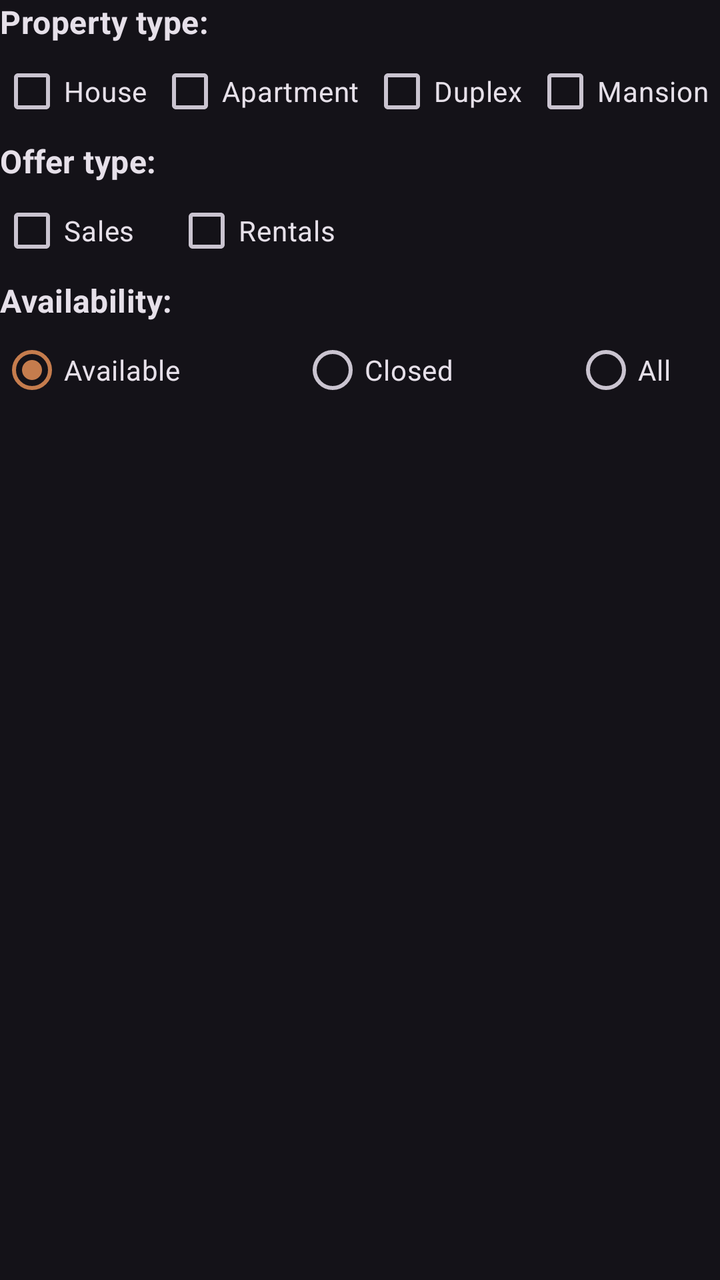
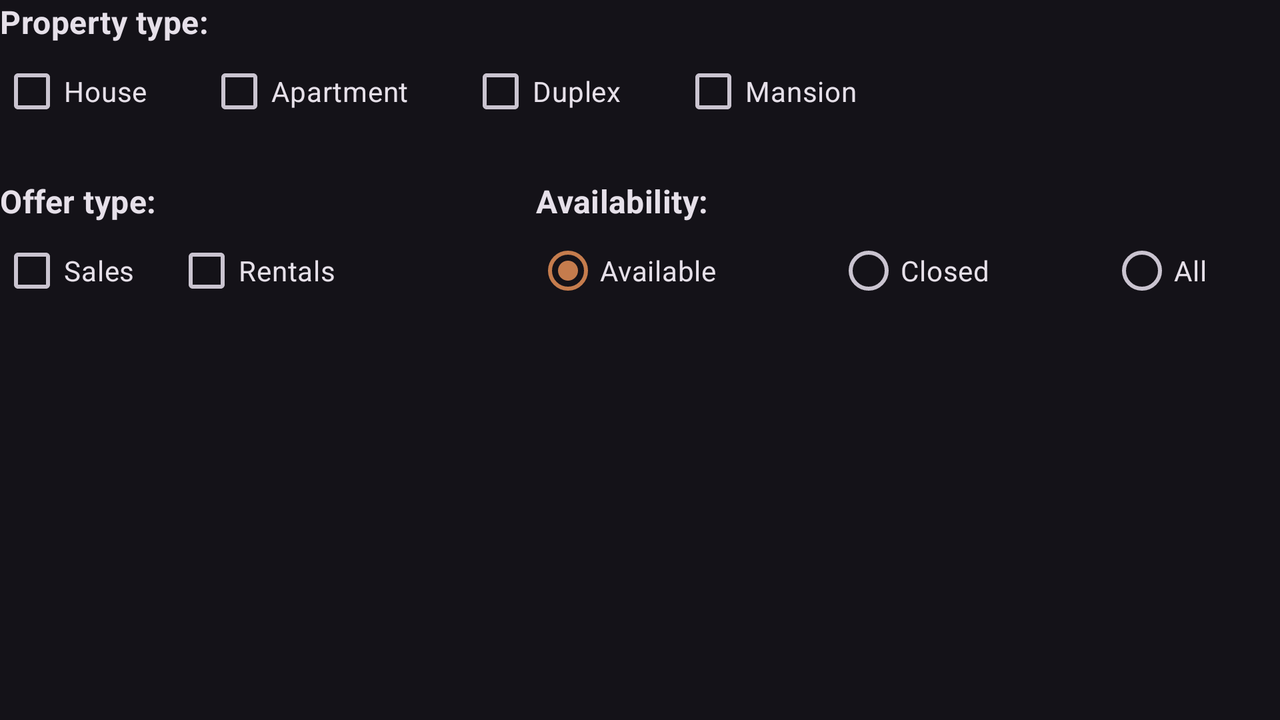

One screen, two layout resources from the same app: the default and the author's alternative for another configuration. Each is rendered where Android would select it; the XML of both is given below.
<!-- AndroidManifest.xml: application theme Theme.RealEstateManager -->
<!-- res/layout/layout_filter_type.xml -->
<?xml version="1.0" encoding="utf-8"?>
<layout
    xmlns:android="http://schemas.android.com/apk/res/android"
    xmlns:app="http://schemas.android.com/apk/res-auto">

    <data>
        <variable
            name="viewModel"
            type="fr.mjoudar.realestatemanager.ui.filter.FilterDialogViewModel" />
    </data>

    <LinearLayout
        android:layout_width="match_parent"
        android:layout_height="match_parent"
        android:orientation="vertical">
        <TextView
            android:id="@+id/section_filter_property_type_title"
            style="@style/TextAppearance.MaterialComponents.Subtitle1"
            android:layout_width="wrap_content"
            android:layout_height="wrap_content"
            android:text="@string/property_type"
            android:textStyle="bold"
            />
        <LinearLayout
            android:layout_width="match_parent"
            android:layout_height="wrap_content"
            android:orientation="horizontal">
            <CheckBox
                android:id="@+id/filter_house"
                android:layout_width="wrap_content"
                android:layout_height="wrap_content"
                android:layout_weight="1"
                android:text="@string/house"
                android:checked="@={viewModel.boolPropertyTypes[0]}" />
            <CheckBox
                android:id="@+id/filter_apartment"
                android:layout_width="wrap_content"
                android:layout_height="wrap_content"
                android:layout_weight="1"
                android:text="@string/apartment"
                android:checked="@={viewModel.boolPropertyTypes[1]}"/>
            <CheckBox
                android:id="@+id/filter_duplex"
                android:layout_width="wrap_content"
                android:layout_height="wrap_content"
                android:layout_weight="1"
                android:text="@string/duplex"
                android:checked="@={viewModel.boolPropertyTypes[2]}"/>
            <CheckBox
                android:id="@+id/filter_mansion"
                android:layout_width="wrap_content"
                android:layout_height="wrap_content"
                android:layout_weight="1"
                android:text="@string/mansion"
                android:checked="@={viewModel.boolPropertyTypes[3]}"/>
        </LinearLayout>
        <TextView
            android:id="@+id/section_filter_offer_type_title"
            style="@style/TextAppearance.MaterialComponents.Subtitle1"
            android:layout_width="wrap_content"
            android:layout_height="wrap_content"
            android:text="@string/offer_type"
            android:textStyle="bold"
            />
        <LinearLayout
            android:layout_width="match_parent"
            android:layout_height="wrap_content"
            android:orientation="horizontal">
            <CheckBox
                android:id="@+id/filter_sale"
                android:layout_width="wrap_content"
                android:layout_height="wrap_content"
                android:layout_marginEnd="20dp"
                android:text="@string/sales"
                android:checked="@={viewModel.boolOfferTypes[0]}" />
            <CheckBox
                android:id="@+id/filter_rent"
                android:layout_width="wrap_content"
                android:layout_height="wrap_content"
                android:layout_marginEnd="20dp"
                android:text="@string/rentals"
                android:checked="@={viewModel.boolOfferTypes[1]}"/>
        </LinearLayout>
        <TextView
            android:id="@+id/section_filter_availability_title"
            style="@style/TextAppearance.MaterialComponents.Subtitle1"
            android:layout_width="wrap_content"
            android:layout_height="wrap_content"
            android:text="@string/availability"
            android:textStyle="bold"
            />

        <RadioGroup
            android:id="@+id/filter_availability_radioGroup"
            android:layout_width="match_parent"
            android:layout_height="wrap_content"
            android:checkedButton="@+id/filter_radio_button_available"
            android:orientation="horizontal"
            >

            <RadioButton
                android:id="@+id/filter_radio_button_available"
                android:layout_width="wrap_content"
                android:layout_height="wrap_content"
                android:text="@string/available"
                android:checked="@={viewModel.available}"/>

            <RadioButton
                android:id="@+id/filter_radio_button_unavailable"
                android:layout_width="wrap_content"
                android:layout_height="wrap_content"
                android:layout_marginStart="60dp"
                android:text="@string/closed"
                android:checked="@={viewModel.closed}"/>

            <RadioButton
                android:id="@+id/filter_radio_button_na"
                android:layout_width="wrap_content"
                android:layout_height="wrap_content"
                android:layout_marginStart="60dp"
                android:text="@string/all"
                android:checked="@={viewModel.all}"/>

        </RadioGroup>



    </LinearLayout>

</layout>
<!-- resources referenced by this layout -->
<resources>
  <string name="all">All</string>
  <string name="apartment">Apartment</string>
  <string name="availability">Availability:</string>
  <string name="available">Available</string>
  <string name="closed">Closed</string>
  <string name="duplex">Duplex</string>
  <string name="house">House</string>
  <string name="mansion">Mansion</string>
  <string name="offer_type">Offer type:</string>
  <string name="property_type">Property type:</string>
  <string name="rentals">Rentals</string>
  <string name="sales">Sales</string>
  <style name="Theme.RealEstateManager" parent="Theme.Material3.Dark.NoActionBar">
          
          <item name="colorPrimary">@color/orange_shadow</item>
          <item name="colorPrimaryVariant">@color/orange_shadow</item>
          <item name="colorOnPrimary">@color/white</item>
          <item name="colorPrimaryDark">?attr/colorPrimary</item>
          
          <item name="colorSecondary">@color/orange_shadow</item>
          <item name="colorSecondaryVariant">@color/teal_700</item>
          <item name="colorOnSecondary">@color/black</item>
          
          <item name="android:statusBarColor">@android:color/transparent</item>
          
          <item name="android:windowTranslucentStatus">true</item>
          <item name="android:windowTranslucentNavigation">true</item>
      </style>
  <color name="orange_shadow">#C57C4D</color>
  <color name="white">#FFFFFFFF</color>
  <color name="teal_700">#FF018786</color>
  <color name="black">#FF000000</color>
</resources>
<!-- res/layout-land/layout_filter_type.xml (the author's variant of the layout above) -->
<!-- drawn on the phone turned sideways -->
<?xml version="1.0" encoding="utf-8"?>
<layout
    xmlns:android="http://schemas.android.com/apk/res/android"
    xmlns:app="http://schemas.android.com/apk/res-auto">

    <data>
        <variable
            name="viewModel"
            type="fr.mjoudar.realestatemanager.ui.filter.FilterDialogViewModel" />
    </data>

    <LinearLayout
        android:layout_width="match_parent"
        android:layout_height="match_parent"
        android:orientation="vertical">
        <TextView
            android:id="@+id/section_filter_property_type_title"
            style="@style/TextAppearance.MaterialComponents.Subtitle1"
            android:layout_width="wrap_content"
            android:layout_height="wrap_content"
            android:text="@string/property_type"
            android:textStyle="bold" />

        <LinearLayout
            android:layout_width="wrap_content"
            android:layout_height="wrap_content"
            android:orientation="horizontal">

            <CheckBox
                android:id="@+id/filter_house"
                android:layout_width="wrap_content"
                android:layout_height="wrap_content"
                android:layout_weight="1"
                android:text="@string/house"
                android:paddingEnd="30dp"
                android:checked="@={viewModel.boolPropertyTypes[0]}" />
            <CheckBox
                android:id="@+id/filter_apartment"
                android:layout_width="wrap_content"
                android:layout_height="wrap_content"
                android:layout_weight="1"
                android:text="@string/apartment"
                android:paddingEnd="30dp"
                android:checked="@={viewModel.boolPropertyTypes[1]}"/>
            <CheckBox
                android:id="@+id/filter_duplex"
                android:layout_width="wrap_content"
                android:layout_height="wrap_content"
                android:layout_weight="1"
                android:text="@string/duplex"
                android:paddingEnd="30dp"
                android:checked="@={viewModel.boolPropertyTypes[2]}"/>
            <CheckBox
                android:id="@+id/filter_mansion"
                android:layout_width="wrap_content"
                android:layout_height="wrap_content"
                android:layout_weight="1"
                android:text="@string/mansion"
                android:paddingEnd="30dp"
                android:checked="@={viewModel.boolPropertyTypes[3]}"/>
        </LinearLayout>

        <LinearLayout
            android:layout_width="match_parent"
            android:layout_height="wrap_content"
            android:layout_marginTop="20dp"
            android:orientation="horizontal">

            <LinearLayout
                android:layout_width="wrap_content"
                android:layout_height="wrap_content"
                android:orientation="vertical">

                <TextView
                    android:id="@+id/section_filter_offer_type_title"
                    style="@style/TextAppearance.MaterialComponents.Subtitle1"
                    android:layout_width="wrap_content"
                    android:layout_height="wrap_content"
                    android:text="@string/offer_type"
                    android:textStyle="bold" />

                <LinearLayout
                    android:layout_width="wrap_content"
                    android:layout_height="wrap_content"
                    android:orientation="horizontal">
                    <CheckBox
                        android:id="@+id/filter_sale"
                        android:layout_width="wrap_content"
                        android:layout_height="wrap_content"
                        android:layout_marginEnd="20dp"
                        android:text="@string/sales"
                        android:checked="@={viewModel.boolOfferTypes[0]}" />
                    <CheckBox
                        android:id="@+id/filter_rent"
                        android:layout_width="wrap_content"
                        android:layout_height="wrap_content"
                        android:layout_marginEnd="20dp"
                        android:text="@string/rentals"
                        android:checked="@={viewModel.boolOfferTypes[1]}"/>
                </LinearLayout>

            </LinearLayout>

            <LinearLayout
                android:layout_width="wrap_content"
                android:layout_height="wrap_content"
                android:layout_marginStart="80dp"
                android:orientation="vertical">

                <TextView
                    android:id="@+id/section_filter_availability_title"
                    style="@style/TextAppearance.MaterialComponents.Subtitle1"
                    android:layout_width="wrap_content"
                    android:layout_height="wrap_content"
                    android:text="@string/availability"
                    android:textStyle="bold"
                    />

                <RadioGroup
                    android:id="@+id/filter_availability_radioGroup"
                    android:layout_width="wrap_content"
                    android:layout_height="wrap_content"
                    android:checkedButton="@+id/filter_radio_button_available"
                    android:orientation="horizontal"
                    >

                    <RadioButton
                        android:id="@+id/filter_radio_button_available"
                        android:layout_width="wrap_content"
                        android:layout_height="wrap_content"
                        android:text="@string/available"
                        android:checked="@={viewModel.available}"/>

                    <RadioButton
                        android:id="@+id/filter_radio_button_unavailable"
                        android:layout_width="wrap_content"
                        android:layout_height="wrap_content"
                        android:layout_marginStart="60dp"
                        android:text="@string/closed"
                        android:checked="@={viewModel.closed}"/>

                    <RadioButton
                        android:id="@+id/filter_radio_button_na"
                        android:layout_width="wrap_content"
                        android:layout_height="wrap_content"
                        android:layout_marginStart="60dp"
                        android:text="@string/all"
                        android:checked="@={viewModel.all}"/>

                </RadioGroup>

            </LinearLayout>

        </LinearLayout>


    </LinearLayout>

</layout>
